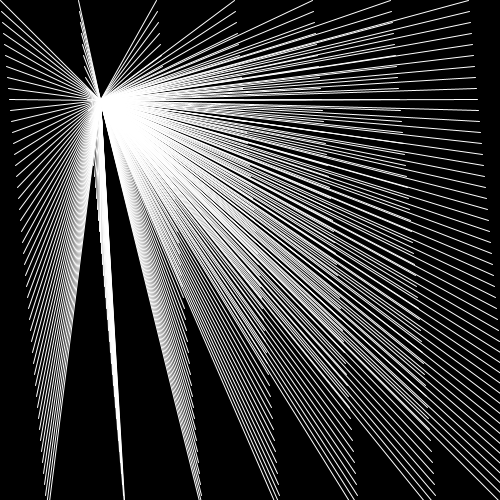
Frame 1 (no input)
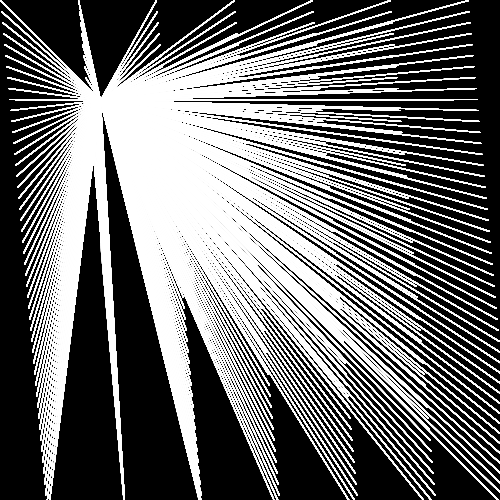
Frame 60 (the mouse pressed at the canvas centre just before this capture)
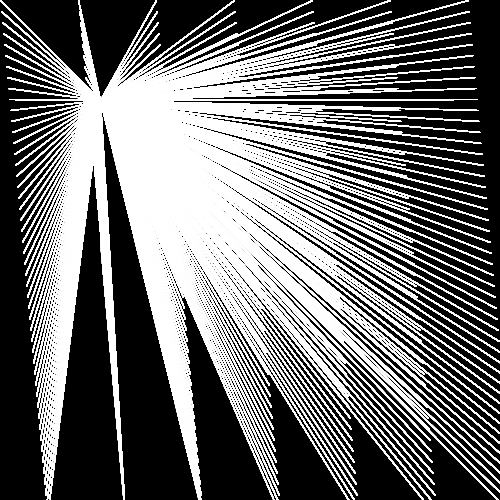
Frame 120 (the mouse held since frame 60 and released just before this capture)

The Processing sketch that drew these frames (run headless with seeded random() and noise(); from frame 60 on, the mouse is pressed at the canvas centre):

// Processing sketch: processing_87823
// ── processing_87823.pde

void setup() {
  size(500, 500);
  smooth();
  background(0);
}

void draw() {
  stroke(255);
  for (int i = 0; i <= width+20; i += 30) {
    for (int j = 0; j <= height+20; j += 10) {
      line(i++,j++,width/5,height/5);
      
    }
  }
}
